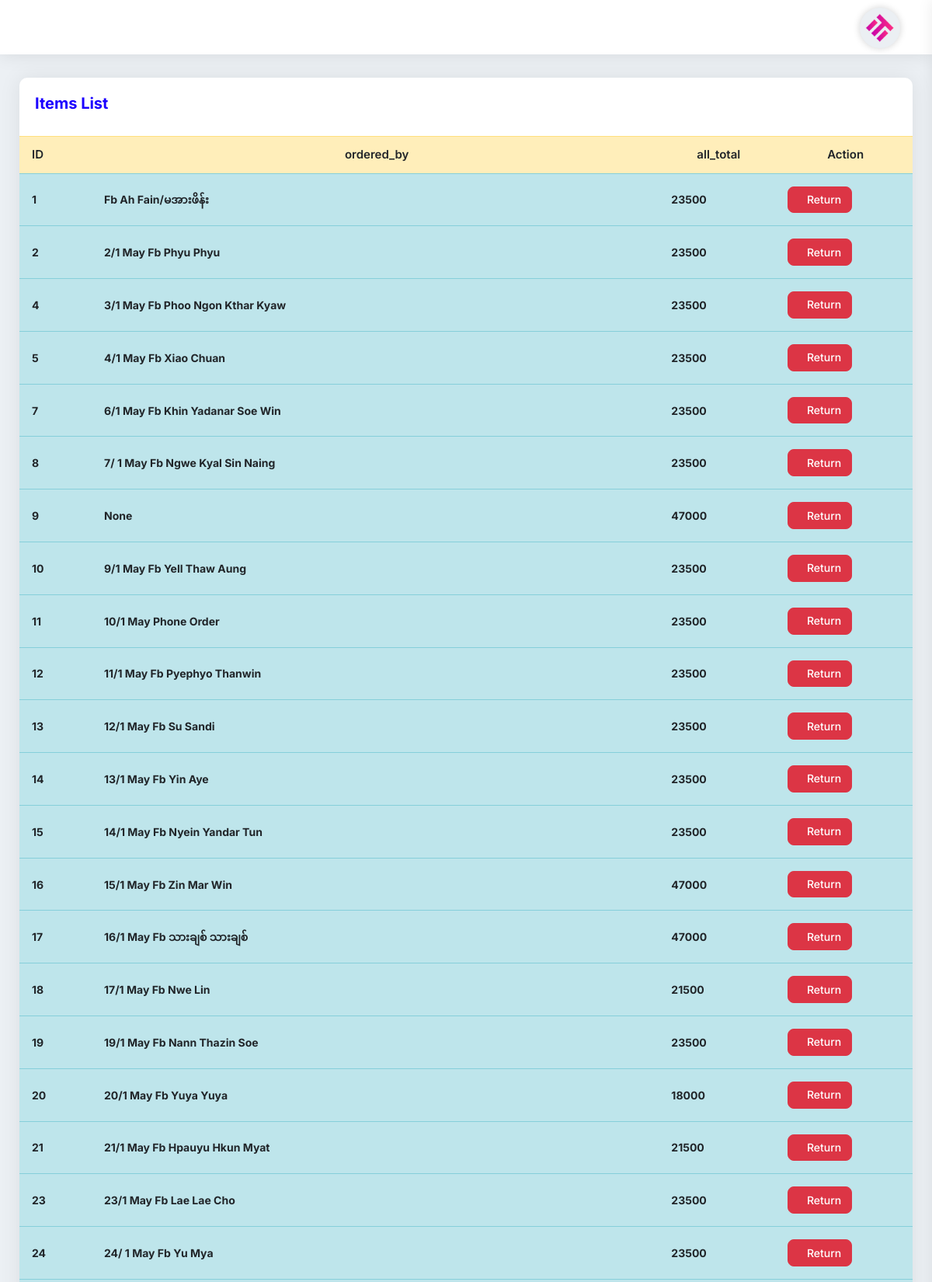
The page /DamageItemView/ (upper part) on the database its author committed.
### myapp/models.py (models this page shows, shortened)
class Order(models.Model):
    cart = models.OneToOneField(Cart, on_delete=models.CASCADE)
    ordered_by = models.CharField(max_length=255,null=True, blank=True)
    shipping_address = models.CharField(max_length=255, null=True, blank=True)
    mobile = models.CharField(max_length=255,null=True, blank=True)
    email = models.EmailField(null=True, blank=True)
    subtotal = models.PositiveIntegerField()
    discount = models.PositiveIntegerField(default=0)
    total = models.PositiveIntegerField()
    tax = models.PositiveIntegerField()
    delivery_fee = models.IntegerField(default=0)
    delivery_system = models.ForeignKey(DeliverySystem, on_delete=models.CASCADE, blank=True,null=True)
    all_total = models.PositiveIntegerField()
    all_total_delivery = models.IntegerField(default=0)
    ordered_staus = models.CharField(max_length=255, choices=STATUS, default='Cash')
    payment = models.CharField(max_length=225, choices=PAYMENT_TYPE, default='Cash')
    deli_payment = models.BooleanField(default=False)
    created_at = models.DateField(auto_now_add=True)

### myapp/views.py (the view)
# urls.py: path('DamageItemView/', DamageItemView.as_view(), name='DamageItemView'),
class DamageItemView(View):
    def get(self,request):
        invoice = Order.objects.all()
        context = {'invoice':invoice}
        return render(request, 'damage_invoice_view.html', context)

### templates/damage_invoice_view.html (shortened to what this page needs)
{% extends 'base.html' %}
{% block content %}
<div class="card-box mb-30">
    <div class="pd-20">
        <h4 class="text-blue h4">Items List</h4>
    </div>
    <div class="pb-20">
        <table class="data-table table stripe hover nowrap">
            <thead>
            <tr class="table-warning">
                <th>ID</th>
                <th class="text-center">ordered_by</th>
                <th class="text-center">all_total</th>
                <th class="text-center">Action</th>
            </tr>
            </thead>
            <tbody>
            {% for p in invoice %}
            <tr class="table-info">
                <td class="table-plus"><b>{{p.id}}</b></td>
                 <td><b>{{p.ordered_by}}</b></td>
                <td><b>{{p.all_total}}</b></td>
                <td><a href="{% url 'myapp:DamageInvoiceView' p.id%}" class="btn btn-sm btn-danger"><i class="micon bi bi-recycle"></i>Return</a></td>
            </tr>
            {% endfor %}
            </tbody>
        </table>
    </div>
</div>
{% endblock content %}

### rows shown on the page
Order: id "1", ordered_by "Fb Ah Fain/မအားဖိန်း", all_total "23500"
Order: id "2", ordered_by "2/1 May Fb Phyu Phyu", all_total "23500"
Order: id "4", ordered_by "3/1 May Fb Phoo Ngon Kthar Kyaw", all_total "23500"
Order: id "5", ordered_by "4/1 May Fb Xiao Chuan", all_total "23500"
Order: id "7", ordered_by "6/1 May Fb Khin Yadanar Soe Win", all_total "23500"
Order: id "8", ordered_by "7/ 1 May Fb Ngwe Kyal Sin Naing", all_total "23500"
Order: id "9", ordered_by "None", all_total "47000"
Order: id "10", ordered_by "9/1 May Fb Yell Thaw Aung", all_total "23500"
Order: id "11", ordered_by "10/1 May Phone Order", all_total "23500"
Order: id "12", ordered_by "11/1 May Fb Pyephyo Thanwin", all_total "23500"
Order: id "13", ordered_by "12/1 May Fb Su Sandi", all_total "23500"
Order: id "14", ordered_by "13/1 May Fb Yin Aye", all_total "23500"
Order: id "15", ordered_by "14/1 May Fb Nyein Yandar Tun", all_total "23500"
Order: id "16", ordered_by "15/1 May Fb Zin Mar Win", all_total "47000"
Order: id "17", ordered_by "16/1 May Fb သားချစ် သားချစ်", all_total "47000"
Order: id "18", ordered_by "17/1 May Fb Nwe Lin", all_total "21500"
Order: id "19", ordered_by "19/1 May Fb Nann Thazin Soe", all_total "23500"
Order: id "20", ordered_by "20/1 May Fb Yuya Yuya", all_total "18000"
Order: id "21", ordered_by "21/1 May Fb Hpauyu Hkun Myat", all_total "21500"
Order: id "23", ordered_by "23/1 May Fb Lae Lae Cho", all_total "23500"
Order: id "24", ordered_by "24/ 1 May Fb Yu Mya", all_total "23500"
